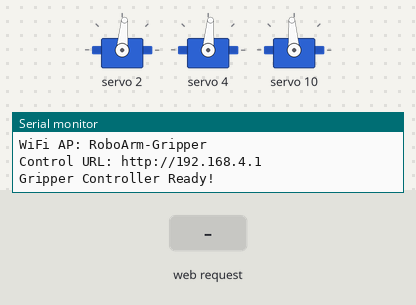
The sketch below on a simulated ESP32. Parts: 3 × servo, the last lines printed to the serial monitor. Inputs (shaded band) come from the test bench.

Above: at 1.2 s.
1.3 s: HTTP request GET /set?pulse=1 received
At 1.7 s:
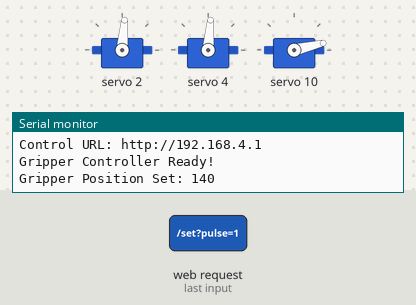
Timing chart, 0 to 4.3 s (numbered marks = the images above; inputs shaded):
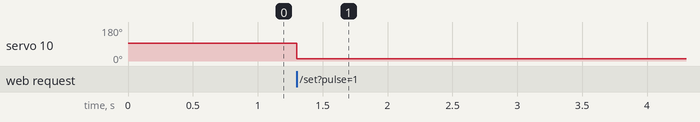

The sketch:

gripper_calib.ino
```cpp
#include <Wire.h>
#include <Adafruit_PWMServoDriver.h>
#include <WiFi.h>
#include <WebServer.h>

// ─────────────────────────────────────────
//  PCA9685 Config
// ─────────────────────────────────────────
Adafruit_PWMServoDriver pwm = Adafruit_PWMServoDriver();
#define SERVO_FREQ 50

// ─────────────────────────────────────────
//  Joint Channels & Calibrated Settings
// ─────────────────────────────────────────
const int SHOULDER_CH   = 2;  // Locked at 290
const int ELBOW_CH      = 4;  // Locked at 290
const int GRIPPER_CH    = 10; // MG90S Gripper Joint

const int ARM_LOCK_PULSE = 290;

// Gripper Positional Calibration Points
int gripperClosePulse = 310; // Calibrated CLOSE position (~300-310)
int gripperOpenPulse  = 430; // Calibrated OPEN position (~420-440 safe, below 484)
int currentGripperPos = 310;

// ─────────────────────────────────────────
//  WiFi AP Config
// ─────────────────────────────────────────
const char* ssid     = "RoboArm-Gripper";
const char* password = "roboarm123";

WebServer server(80);

void lockArmJoints() {
  pwm.setPWM(SHOULDER_CH, 0, ARM_LOCK_PULSE);
  pwm.setPWM(ELBOW_CH, 0, ARM_LOCK_PULSE);
}

void setGripperPulse(int p) {
  p = constrain(p, 140, 620);
  currentGripperPos = p;
  pwm.setPWM(GRIPPER_CH, 0, currentGripperPos);
  Serial.printf("Gripper Position Set: %d\n", currentGripperPos);
}

void cutAllPower() {
  for (int ch = 0; ch < 16; ch++) {
    pwm.setPWM(ch, 0, 0);
  }
}

// ─────────────────────────────────────────
//  Web UI (Gripper Calibrated Controller)
// ─────────────────────────────────────────
const char HTML[] PROGMEM = R"rawliteral(
<!DOCTYPE html>
<html lang="en">
<head>
<meta charset="UTF-8"/>
<meta name="viewport" content="width=device-width,initial-scale=1.0"/>
<title>Gripper Calibrated Controller</title>
<style>
  @import url('https://fonts.googleapis.com/css2?family=Inter:wght@400;600;700&display=swap');
  *{margin:0;padding:0;box-sizing:border-box;}
  body{
    font-family:'Inter',sans-serif;
    background:#0a0b10;
    color:#e5e7eb;
    min-height:100vh;
    display:flex;
    flex-direction:column;
    align-items:center;
    padding:16px;
  }
  .card{
    background:#12141e;
    border:1px solid #1f2335;
    border-radius:24px;
    padding:24px 20px;
    width:100%;
    max-width:440px;
    box-shadow:0 12px 40px rgba(0,0,0,0.5);
    text-align:center;
  }
  h1{
    font-size:1.4rem;
    font-weight:700;
    color:#38bdf8;
    margin-bottom:4px;
  }
  .subtitle{
    font-size:0.8rem;
    color:#94a3b8;
    margin-bottom:14px;
  }
  .lock-badge{
    display:inline-block;
    padding:4px 12px;
    background:#05966920;
    border:1px solid #10b98140;
    border-radius:12px;
    font-size:0.75rem;
    color:#10b981;
    margin-bottom:18px;
  }
  .state-box{
    background:#0f172a;
    border:2px solid #0284c755;
    border-radius:18px;
    padding:16px;
    margin-bottom:20px;
  }
  .state-label{
    font-size:0.8rem;
    color:#94a3b8;
    text-transform:uppercase;
    letter-spacing:1px;
    margin-bottom:4px;
  }
  .state-val{
    font-size:2.6rem;
    font-weight:700;
    color:#38bdf8;
    line-height:1;
    margin:6px 0;
  }
  .state-text{
    font-size:0.95rem;
    font-weight:600;
    color:#cbd5e1;
  }
  .main-actions{
    display:grid;
    grid-template-columns:1fr 1fr;
    gap:12px;
    margin-bottom:14px;
  }
  .btn-action{
    padding:20px 10px;
    font-size:1.05rem;
    font-weight:700;
    border:none;
    border-radius:16px;
    cursor:pointer;
    transition:all 0.1s ease;
    display:flex;
    flex-direction:column;
    align-items:center;
    justify-content:center;
    gap:6px;
  }
  .btn-action:active{transform:scale(0.96);}
  .btn-open{
    background:#0284c7;
    color:#ffffff;
    box-shadow:0 4px 20px #0284c740;
  }
  .btn-close{
    background:#334155;
    color:#f1f5f9;
  }
  .btn-sub{
    font-size:0.75rem;
    opacity:0.8;
    font-weight:400;
  }
  .half-btn{
    width:100%;
    padding:12px;
    background:#1e293b;
    border:1px solid #334155;
    color:#cbd5e1;
    border-radius:12px;
    font-size:0.85rem;
    font-weight:600;
    cursor:pointer;
    margin-bottom:16px;
  }
  .slider-section{
    background:#0f172a;
    border:1px solid #1e293b;
    border-radius:14px;
    padding:12px;
    margin-bottom:16px;
    text-align:left;
  }
  .slider-label{
    font-size:0.75rem;
    color:#94a3b8;
    margin-bottom:6px;
    display:flex;
    justify-content:space-between;
  }
  input[type=range]{
    width:100%;
    height:8px;
    border-radius:4px;
    background:#1e293b;
    outline:none;
  }
  .btn-cut{
    width:100%;
    padding:14px;
    background:#7f1d1d;
    border:1px solid #ef444455;
    color:#fca5a5;
    font-size:0.92rem;
    font-weight:700;
    border-radius:12px;
    cursor:pointer;
  }
  .status{
    margin-top:14px;
    font-size:0.82rem;
    color:#10b981;
    min-height:18px;
  }
</style>
</head>
<body>

<div class="card">
  <h1>🦾 GRIPPER CONTROLLER</h1>
  <p class="subtitle">Direct Calibrated Positions (MG90S)</p>
  <span class="lock-badge">🔒 Shoulder & Elbow Locked at 290</span>

  <!-- Live State Display -->
  <div class="state-box">
    <div class="state-label">Current Pulse</div>
    <div class="state-val" id="valDisp">310</div>
    <div class="state-text" id="stateDesc">Gripper Closed (310)</div>
  </div>

  <!-- Direct 1-Click Open/Close -->
  <div class="main-actions">
    <button class="btn-action btn-open" onclick="goTo(484, 'Gripper OPEN')">
      <span>👐 OPEN</span>
      <span class="btn-sub">Pulse 484 (Confirmed!)</span>
    </button>
    <button class="btn-action btn-close" onclick="goTo(310, 'Gripper CLOSED')">
      <span>✊ CLOSE</span>
      <span class="btn-sub">Pulse 310</span>
    </button>
  </div>

  <div class="main-actions">
    <button class="btn-action btn-open" style="background:#7c3aed;" onclick="goTo(550, 'Gripper Max OPEN')">
      <span>💪 MAX OPEN</span>
      <span class="btn-sub">Pulse 550</span>
    </button>
    <button class="btn-action btn-close" style="background:#0f766e;" onclick="goTo(200, 'Gripper Max CLOSE')">
      <span>🔒 MAX CLOSE</span>
      <span class="btn-sub">Pulse 200</span>
    </button>
  </div>

  <!-- Fine Slider -->
  <div class="slider-section">
    <div class="slider-label">
      <span>Full Range Slider (150 → 600)</span>
      <span id="sliderVal">310</span>
    </div>
    <input type="range" min="150" max="600" value="310" id="slider" oninput="onSlide(this.value)" onchange="goTo(this.value, 'Custom Position')">
  </div>

  <button class="btn-cut" onclick="cutPower()">⚠️ CUT ALL POWER</button>

  <div class="status" id="status">Ready. Tap OPEN or CLOSE!</div>
</div>

<script>
function setStatus(msg) {
  document.getElementById('status').innerText = msg;
}

function onSlide(v) {
  document.getElementById('sliderVal').innerText = v;
  document.getElementById('valDisp').innerText = v;
}

function goTo(pulse, label) {
  pulse = parseInt(pulse);
  document.getElementById('valDisp').innerText = pulse;
  document.getElementById('sliderVal').innerText = pulse;
  document.getElementById('slider').value = pulse;
  document.getElementById('stateDesc').innerText = label + ' (' + pulse + ')';
  setStatus('Moving to ' + pulse + '...');

  fetch('/set?pulse=' + pulse)
    .then(r => r.text())
    .then(m => setStatus(m))
    .catch(() => setStatus('Connection Error!'));
}

function cutPower() {
  fetch('/cut').then(() => {
    setStatus('All PWM Cut!');
    document.getElementById('stateDesc').innerText = 'Power Cut (PWM 0)';
  });
}
</script>

</body>
</html>
)rawliteral";

// ─────────────────────────────────────────
//  HTTP Handlers
// ─────────────────────────────────────────
void handleRoot() {
  server.send_P(200, "text/html", HTML);
}

void handleSet() {
  if (server.hasArg("pulse")) {
    int p = server.arg("pulse").toInt();
    setGripperPulse(p);
    server.send(200, "text/plain", "Gripper held at " + String(currentGripperPos));
  } else {
    server.send(400, "text/plain", "Missing pulse");
  }
}

void handleCut() {
  cutAllPower();
  server.send(200, "text/plain", "All Power Cut");
}

// ─────────────────────────────────────────
//  Setup & Loop
// ─────────────────────────────────────────
void setup() {
  Serial.begin(115200);
  Serial.println("\n=== Gripper Calibrated Controller (CH 10) ===");

  pwm.begin();
  pwm.setOscillatorFrequency(27000000);
  pwm.setPWMFreq(SERVO_FREQ);
  delay(50);

  // Lock arm joints
  lockArmJoints();
  Serial.println("Shoulder (CH2) & Elbow (CH4) locked at 290");

  // Initialize Gripper at Close position (310)
  setGripperPulse(gripperClosePulse);
  Serial.println("Gripper initialized to Close (310)");

  // Turn off remaining channels
  for (int ch = 0; ch < 16; ch++) {
    if (ch != SHOULDER_CH && ch != ELBOW_CH && ch != GRIPPER_CH) {
      pwm.setPWM(ch, 0, 0);
    }
  }

  // Start WiFi AP
  WiFi.softAP(ssid, password);
  Serial.printf("WiFi AP: %s\n", ssid);
  Serial.printf("Control URL: http://%s\n", WiFi.softAPIP().toString().c_str());

  server.on("/", handleRoot);
  server.on("/set", handleSet);
  server.on("/cut", handleCut);
  server.begin();

  Serial.println("Gripper Controller Ready!");
}

void loop() {
  server.handleClient();
}
```

Measured:
- after the input at 1.3 s, servo 10: 94° → 13° at once
